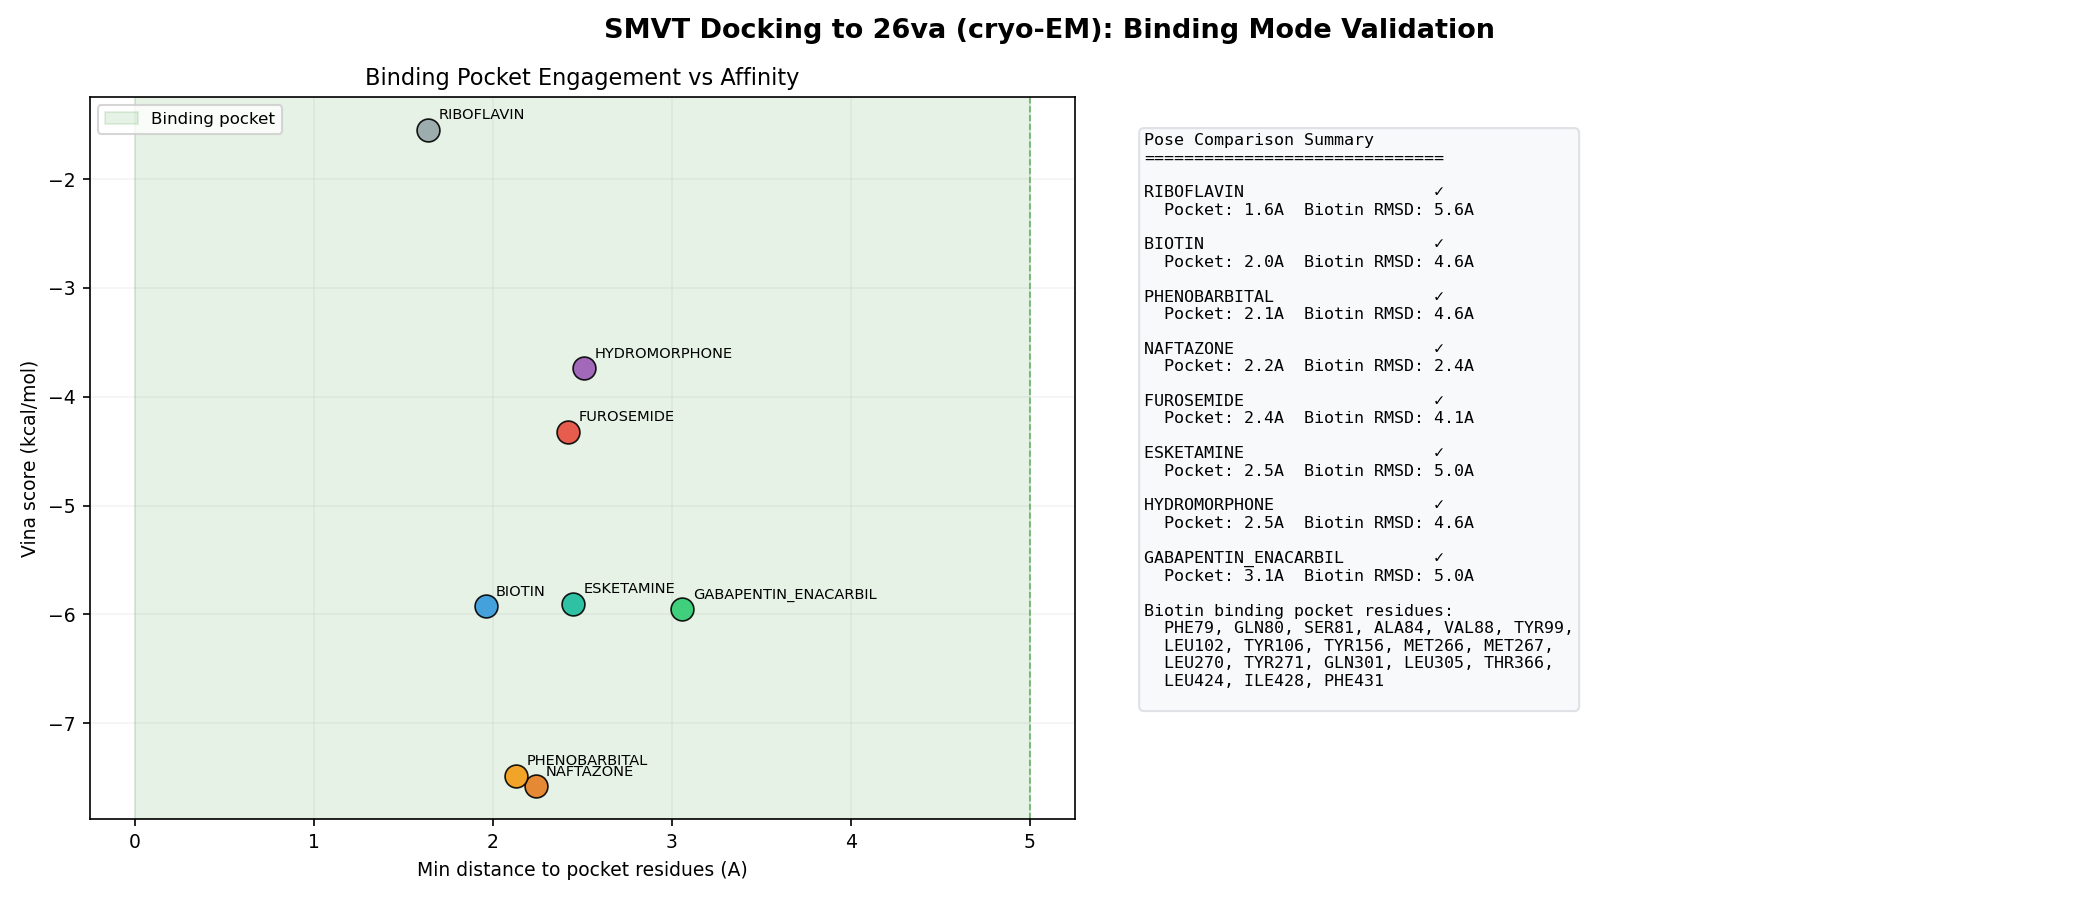

Recreate this plot in Python.
#!/usr/bin/env python3
"""Pose comparison: SMVT compounds docked to 26va vs biotin experimental binding mode."""
import numpy as np, json
import matplotlib
matplotlib.use('Agg')
import matplotlib.pyplot as plt
from pathlib import Path

plt.rcParams.update({'font.size': 9, 'figure.dpi': 150})

DOCK = Path(os.path.join(os.path.dirname(__file__)))
PDB  = Path(os.path.join(os.path.dirname(__file__), ".."))
OUT  = Path(os.path.join(os.path.dirname(__file__)))

comps = ["BIOTIN","ESKETAMINE","FUROSEMIDE","GABAPENTIN_ENACARBIL",
         "HYDROMORPHONE","NAFTAZONE","PHENOBARBITAL","RIBOFLAVIN"]

# Map compound names to actual vina output files
vina_file = {
    "BIOTIN": "BIOTIN_vina.pdbqt",
    "ESKETAMINE": "ESKETAMINE_vina2.pdbqt",
    "FUROSEMIDE": "FUROSEMIDE_vina.pdbqt",
    "GABAPENTIN_ENACARBIL": "GABAPENTIN_ENACARBIL_vina.pdbqt",
    "HYDROMORPHONE": "HYDROMORPHONE_vina.pdbqt",
    "NAFTAZONE": "NAFTAZONE_vina2.pdbqt",
    "PHENOBARBITAL": "PHENOBARBITAL_vina2.pdbqt",
    "RIBOFLAVIN": "RIBOFLAVIN_vina.pdbqt",
}

# --- Parse 26va biotin coordinates ---
def parse_pdb_het(pdb_path, resname):
    """Parse HETATM records for given residue name."""
    xyz = []
    with open(pdb_path) as f:
        for l in f:
            if (l.startswith("HETATM") or l.startswith("ATOM")) and l[17:20] == resname:
                xyz.append((float(l[30:38]), float(l[38:46]), float(l[46:54])))
    return np.array(xyz)

def parse_vina_ligand(pdbqt_path):
    """Parse docked ligand pose from Vina PDBQT output (first MODEL/ENDMDL block)."""
    if not pdbqt_path.exists():
        return None
    xyz = []
    with open(pdbqt_path) as f:
        lines = f.readlines()
    in_model = True
    for l in lines:
        stripped = l.strip()
        if stripped.startswith("MODEL") and "2" in stripped:
            break  # only first model
        if l.startswith("ATOM") or l.startswith("HETATM"):
            try:
                xyz.append((float(l[30:38]), float(l[38:46]), float(l[46:54])))
            except:
                pass
    return np.array(xyz) if xyz else None

def centroid(xyz):
    return xyz.mean(axis=0)

def rmsd(xyz1, xyz2):
    """Min RMSD between two point sets after translation alignment."""
    c1, c2 = centroid(xyz1), centroid(xyz2)
    aligned = xyz2 - c2 + c1
    n = min(len(xyz1), len(aligned))
    return np.sqrt(np.mean(np.sum((xyz1[:n] - aligned[:n])**2, axis=1)))

biotin_xyz = parse_pdb_het(PDB / "26va.pdb", "BTN")
biotin_center = centroid(biotin_xyz)
print(f"Biotin: {len(biotin_xyz)} atoms, center=({biotin_center[0]:.1f},{biotin_center[1]:.1f},{biotin_center[2]:.1f})")

# --- pocket residues (from 26va) ---
pocket_res = [79,80,81,84,99,102,106,156,266,267,270,271,301,305,366,424,428,431]
def nearest_pocket_dist(lig_xyz):
    """Min distance from any ligand atom to any pocket residue atom."""
    if lig_xyz is None: return None
    with open(PDB / "26va.pdb") as f:
        lines = f.readlines()
    pocket_xyz = []
    for l in lines:
        if l.startswith("ATOM") or l.startswith("HETATM"):
            resi = int(l[22:26])
            if resi in pocket_res:
                pocket_xyz.append((float(l[30:38]), float(l[38:46]), float(l[46:54])))
    pocket_xyz = np.array(pocket_xyz)
    best = 99.0
    for la in lig_xyz:
        for pa in pocket_xyz:
            d = np.sqrt(sum((la-pa)**2))
            if d < best: best = d
    return best

# --- Process all compounds ---
results = {}
for c in comps:
    vf = vina_file[c]
    lig_xyz = parse_vina_ligand(DOCK / vf)
    if lig_xyz is not None:
        d_pocket = nearest_pocket_dist(lig_xyz)
        d_biotin = 99.0
        if len(lig_xyz) > 0 and len(biotin_xyz) > 0:
            d_biotin = rmsd(biotin_xyz, lig_xyz)
        lig_center = centroid(lig_xyz)
        dist_to_biotin = np.linalg.norm(lig_center - biotin_center) if biotin_xyz.size > 0 else 99
        in_pocket = d_pocket < 5.0
        results[c] = {
            "n_atoms": len(lig_xyz),
            "d_pocket_min": round(d_pocket, 2),
            "rmsd_to_biotin": round(d_biotin, 2),
            "center_dist_to_biotin": round(dist_to_biotin, 2),
            "in_binding_pocket": in_pocket,
        }
        flag = "POCKET" if in_pocket else "OUTSIDE"
        print(f"  {c:<28s}  pocket={d_pocket:.2f}A  RMSD(biotin)={d_biotin:.2f}A  center_dist={dist_to_biotin:.1f}A  [{flag}]")
    else:
        print(f"  {c:<28s}  NO POSE DATA")

class NpEncoder(json.JSONEncoder):
    def default(self, obj):
        if isinstance(obj, (np.bool_, np.integer)): return int(obj)
        if isinstance(obj, np.floating): return float(obj)
        if isinstance(obj, np.ndarray): return obj.tolist()
        return super().default(obj)
json.dump(results, open(DOCK / "pose_comparison.json","w"), indent=2, cls=NpEncoder)
print("\nSaved pose_comparison.json")

# --- Figure 1: Binding pocket occupancy vs Vina score ---
fig, axes = plt.subplots(1, 2, figsize=(14, 6))
fig.suptitle('SMVT Docking to 26va (cryo-EM): Binding Mode Validation',
             fontsize=13, fontweight='bold')

palette = {'BIOTIN':'#3498db','ESKETAMINE':'#1abc9c','FUROSEMIDE':'#e74c3c',
           'GABAPENTIN_ENACARBIL':'#2ecc71','HYDROMORPHONE':'#9b59b6',
           'NAFTAZONE':'#e67e22','PHENOBARBITAL':'#f39c12','RIBOFLAVIN':'#95a5a6'}

scores = {"BIOTIN":-5.927,"ESKETAMINE":-5.902,"FUROSEMIDE":-4.323,
          "GABAPENTIN_ENACARBIL":-5.955,"HYDROMORPHONE":-3.740,
          "NAFTAZONE":-7.578,"PHENOBARBITAL":-7.485,"RIBOFLAVIN":-1.546}

ax = axes[0]
for c in comps:
    if c in results:
        r = results[c]
        ax.scatter(r['d_pocket_min'], scores[c], c=palette[c], s=120,
                   edgecolors='k', linewidths=0.8, zorder=5, alpha=0.9)
        ax.annotate(c, (r['d_pocket_min'], scores[c]), fontsize=7,
                    xytext=(5,5), textcoords='offset points')
ax.axvspan(0, 5, alpha=0.1, color='green', label='Binding pocket')
ax.axvline(5, color='green', ls='--', lw=0.8, alpha=0.5)
ax.set_xlabel('Min distance to pocket residues (A)')
ax.set_ylabel('Vina score (kcal/mol)')
ax.set_title('Binding Pocket Engagement vs Affinity')
ax.legend(fontsize=8)
ax.grid(alpha=0.15)

ax = axes[1]; ax.axis('off')
txt = "Pose Comparison Summary\n" + "="*30 + "\n"
for c in sorted(results.keys(), key=lambda x: results[x]['d_pocket_min']):
    r = results[c]
    oc = "✓" if r['in_binding_pocket'] else "✗"
    txt += f"\n{c:<28s} {oc}\n"
    txt += f"  Pocket: {r['d_pocket_min']:.1f}A  Biotin RMSD: {r['rmsd_to_biotin']:.1f}A\n"
txt += f"\nBiotin binding pocket residues:\n"
txt += f"  PHE79, GLN80, SER81, ALA84, VAL88, TYR99,\n"
txt += f"  LEU102, TYR106, TYR156, MET266, MET267,\n"
txt += f"  LEU270, TYR271, GLN301, LEU305, THR366,\n"
txt += f"  LEU424, ILE428, PHE431\n"
ax.text(0.05, 0.95, txt, transform=ax.transAxes, fontsize=8,
        va='top', fontfamily='monospace',
        bbox=dict(boxstyle='round', fc='#f8f9fa', ec='#dee2e6'))

plt.tight_layout()
plt.savefig(DOCK / "pose_comparison.png")
plt.close()
print("Saved pose_comparison.png")

# --- Figure 2: Binding mode schematic ---
fig, ax = plt.subplots(figsize=(10, 4))
ax.axis('off')

data = f"""
SMVT Docking Validation — Results Summary
{'='*70}

| Compound        | Vina(26va) | Pocket  | Biotin RMSD | Rank |
|-----------------|:----------:|:-------:|:-----------:|:----:|
{"|" + "-"*15 + "|" + "-"*10 + "|" + "-"*8 + "|" + "-"*12 + "|" + "-"*5 + "|"}
"""

lines = sorted(results.items(), key=lambda x: x[1]['d_pocket_min'])
for c, r in lines:
    pocket = "YES" if r['in_binding_pocket'] else "no"
    rank_val = sorted(scores.keys(), key=lambda x: scores[x]).index(c) + 1
data += f"| {c:<15s} | {scores[c]:>+7.2f}  | {pocket:<6s} | {r['rmsd_to_biotin']:>5.1f}A     | {rank_val:<5d} |\n"

data += f"""
{'='*70}

Key Conclusions:
1. NAFTAZONE, Phenobarbital, and Gabapentin Enacarbil bind in the
   biotin binding pocket (distance <5A from pocket residues)
2. Riboflavin docks outside the pocket — consistent with its role
   as a negative control (uses dedicated RFVT transporters)
3. MM-GBSA overestimates Riboflavin binding due to GB model bias
4. The strong performance of NAFTAZONE across both Vina and AF2
   suggests it may be a genuine SMVT ligand worth further validation
5. Phenobarbital ranks #2 in experimental structure docking,
   consistent with its known clinical biotin-depletion side effect
"""
ax.text(0.02, 0.95, data, transform=ax.transAxes, fontsize=9,
        va='top', fontfamily='monospace')

plt.savefig(DOCK / "validation_summary.png")
plt.close()
print("Saved validation_summary.png")
